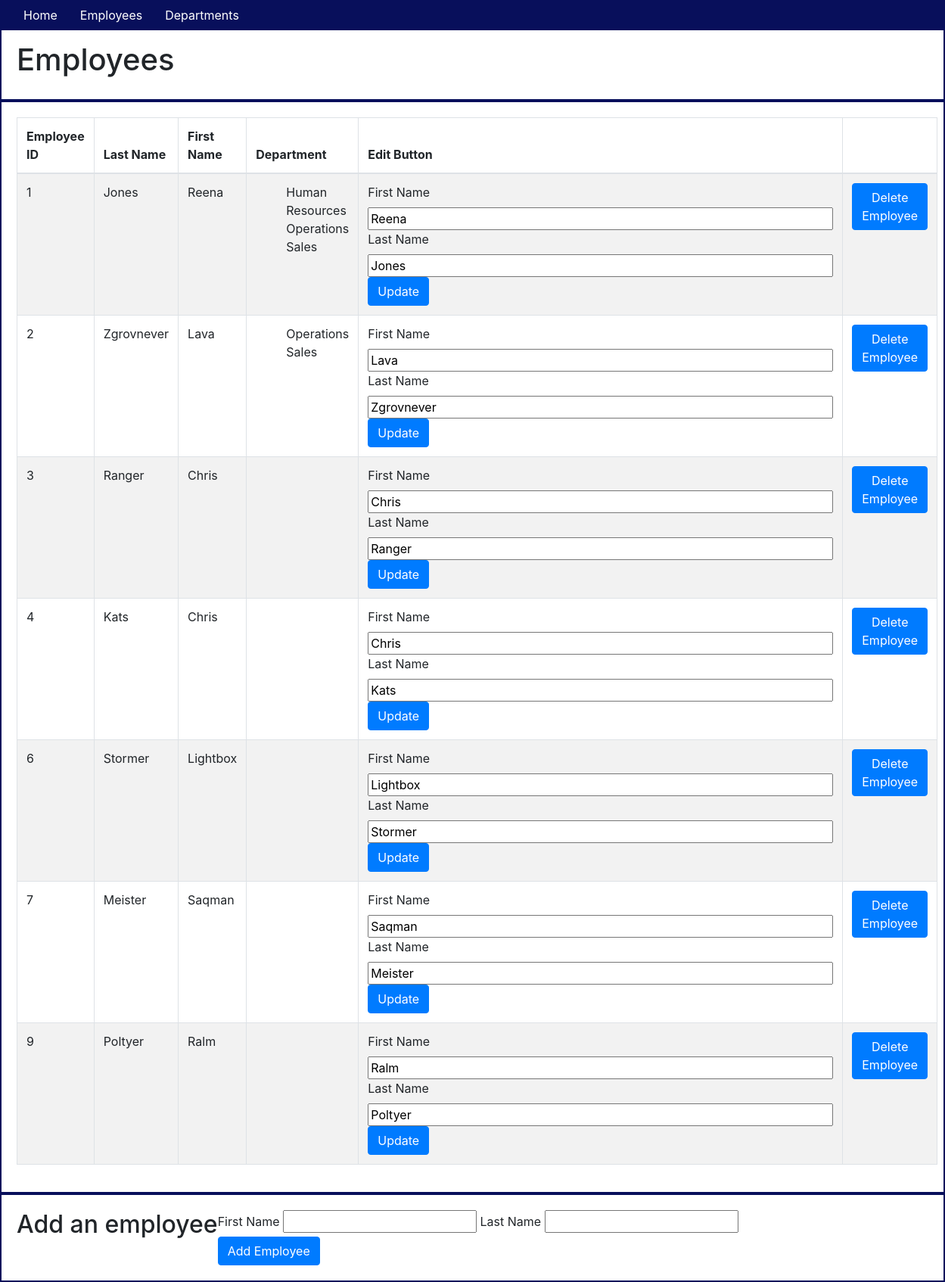
The page /employees on the database its author committed.
### app/models.py (models this page shows, shortened)
class Employee(db.Model):
    id = db.Column(db.Integer, primary_key=True)
    first_name = db.Column(db.String(64))
    last_name = db.Column(db.String(64), index=True)
    departments = db.relationship('Department', secondary=links, backref='employee', lazy='dynamic')

class Department(db.Model):
    id = db.Column(db.Integer, primary_key=True)
    name = db.Column(db.String(64))
    employees = db.relationship('Employee', secondary=links, backref='department', lazy='dynamic')
    def __repr__(self):
        return '<{} Department>'.format(self.name)

### app/routes.py (the view)
@app.route('/employees')
def show_employees():
    employees = Employee.query.all()
    departments = Department.query.all()
    return render_template('employees.html', title="Employees", employees=employees, departments=departments)

### app/templates/employees.html (shortened to what this page needs)
{% extends "base.html" %} {% block content %}
<div class="container-fluid">
    <div class="row">
        <h1>Employees</h1>
    </div>
    <div class="row">
        <table class="table table-striped table-bordered">
            <thead>
                <th>Employee ID</th>
                <th>Last Name</th>
                <th>First Name</th>
                <th>Department</th>
                <th>Edit Button</th>
                <th></th>
            </thead>
            <tbody>
                {% for employee in employees %}
                <tr>
                    <td>{{employee.id}}</td>
                    <td>{{employee.last_name}}</td>
                    <td>{{employee.first_name}}</td>
                    <td>
                        <ul>
                            {% for employee_department in employee.departments %}
                            <li>{{employee_department.name}}</li>
                            {% endfor %}
                        </ul>
                    </td>
                    <td>
                        <form method="POST" action="/employees/{{employee.id}}/update">
                            <label for="first_name">First Name</label>
                            <input type="text" value="{{employee.first_name}}" name="new_first_name" size="55"><br>
                            <label for="last_name">Last Name</label>
                            <input type="text" value="{{employee.last_name}}" name="new_last_name" size="55"><br>
                            <button type="submit" class="btn btn-primary" value="Update">Update</button>
                        </form>
                    </td>
                    <td>
                        <form action="{{url_for('delete_employee', employee_id=employee.id)}}" method="POST">
                            <button type="submit" class="btn btn-primary" value="Delete Employee">Delete
                                Employee</button>
                        </form>
                    </td>
                </tr>
                {% endfor %}
            </tbody>
        </table>
    </div>
    <div class="row">
        <h2>Add an employee</h2>
        <form action="/employees" method="POST">
            <label for="first_name">First Name</label>
            <input type="text" name="first_name" id="first_name" required />
            <label for="last_name">Last Name</label>
            <input type="text" name="last_name" id="last_name" required />
            <br>
            <button type="submit" class="btn btn-primary" value="Add Employee">Add Employee</button>
        </form>
    </div>
</div>
{% endblock %}

### app/static/css/styles.css (style rules this page uses)
.row { padding: 20px; border: solid #080F5B 2px; }
li { list-style-type: none; }

### rows shown on the page
Employee: id "1", last_name "Jones", first_name "Reena", new_first_name "Reena", new_last_name "Jones"
Department: name "Human Resources"
Department: name "Operations"
Department: name "Sales"
Employee: id "2", last_name "Zgrovnever", first_name "Lava", new_first_name "Lava", new_last_name "Zgrovnever"
Employee: id "3", last_name "Ranger", first_name "Chris", new_first_name "Chris", new_last_name "Ranger"
Employee: id "4", last_name "Kats", first_name "Chris", new_first_name "Chris", new_last_name "Kats"
Employee: id "6", last_name "Stormer", first_name "Lightbox", new_first_name "Lightbox", new_last_name "Stormer"
Employee: id "7", last_name "Meister", first_name "Saqman", new_first_name "Saqman", new_last_name "Meister"
Employee: id "9", last_name "Poltyer", first_name "Ralm", new_first_name "Ralm", new_last_name "Poltyer"
